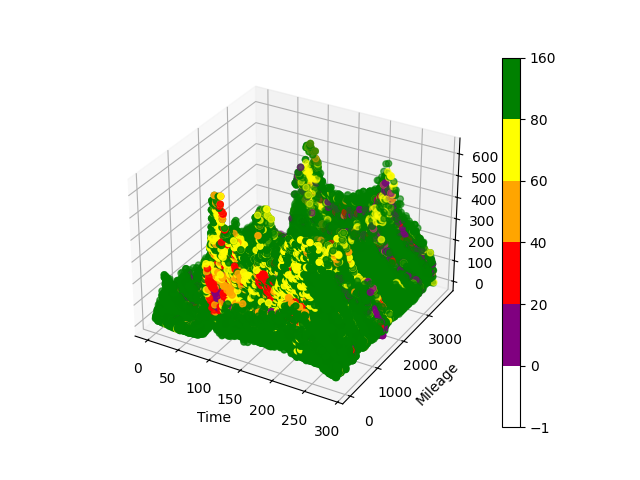

Write Python code to recreate this figure.
#/workspaces/cycu_ai2024/20240507/11022345_1.csv
import pandas as pd
from sklearn.preprocessing import StandardScaler

# 讀取CSV文件
df = pd.read_csv('/workspaces/cycu_ai2024/20240507/11022345_1.csv')
#把第二欄刪掉
df = df.drop(df.columns[2], axis=1)
# 對時間欄位做標準化，把他切分為每個五分鐘(1-288)
df['time'] = pd.to_datetime(df['time'])
df['time'] = df['time'].dt.hour*12 + df['time'].dt.minute/5
df['time'] = df['time'].astype(int)

# 將'gate'欄位分解為'road', 'mileage'和'direction'
df['mileage'] = df['gate'].str.slice(3, 7).astype(int)
df['direction'] = df['gate'].str.slice(-1)

# 將'road'和'direction'欄位轉換為數字
df['direction'] = df['direction'].map({'N': 0, 'S': 1})

# 刪除原始的'gate'欄位
df = df.drop(columns=['gate'])
print(df)
#以x軸為時間，y軸為mileage，Z為車輛數也就是第二欄，顏色為速度畫出四維圖
#速度的分色為藍色到紅色
import matplotlib.pyplot as plt
from mpl_toolkits.mplot3d import Axes3D
from matplotlib.colors import ListedColormap, BoundaryNorm
import numpy as np

# 刪除或填充NaN值
df = df.dropna()

# 限制無窮大的值
df = df[np.isfinite(df['31小客車速度'])]

# 創建一個3D圖形
fig = plt.figure()
ax = fig.add_subplot(111, projection='3d')

# 定義顏色和範圍
colors = ['white', 'purple', 'red', 'orange', 'yellow', 'green']
bounds = [-1, 0, 20, 40, 60, 80, 160]
norm = BoundaryNorm(bounds, len(colors))
cmap = ListedColormap(colors)

# 繪製散點圖，其中x軸為時間，y軸為里程數，z軸為車輛數，顏色為速度
sc = ax.scatter(df['time'], df['mileage'], df['31小客車'], c=df['31小客車速度'], cmap=cmap, norm=norm)

# 添加顏色條
plt.colorbar(sc)

# 設置軸標籤
ax.set_xlabel('Time')
ax.set_ylabel('Mileage')
ax.set_zlabel('Number of Cars')

# 顯示圖形
plt.show()
#圖形存下來
plt.savefig('/workspaces/cycu_ai2024/20240507/11022345_2.png')